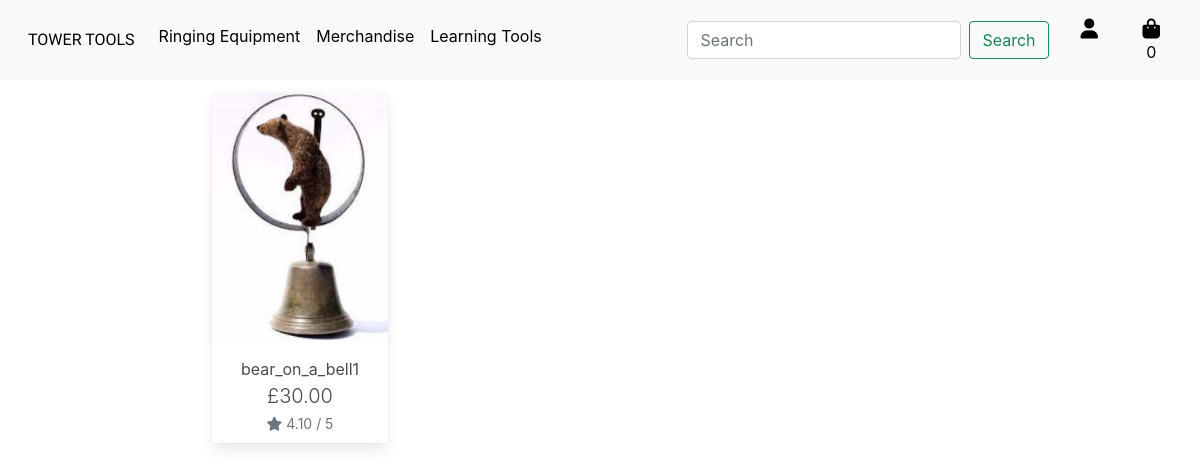
The page /products/merchandise on the database as committed earlier.
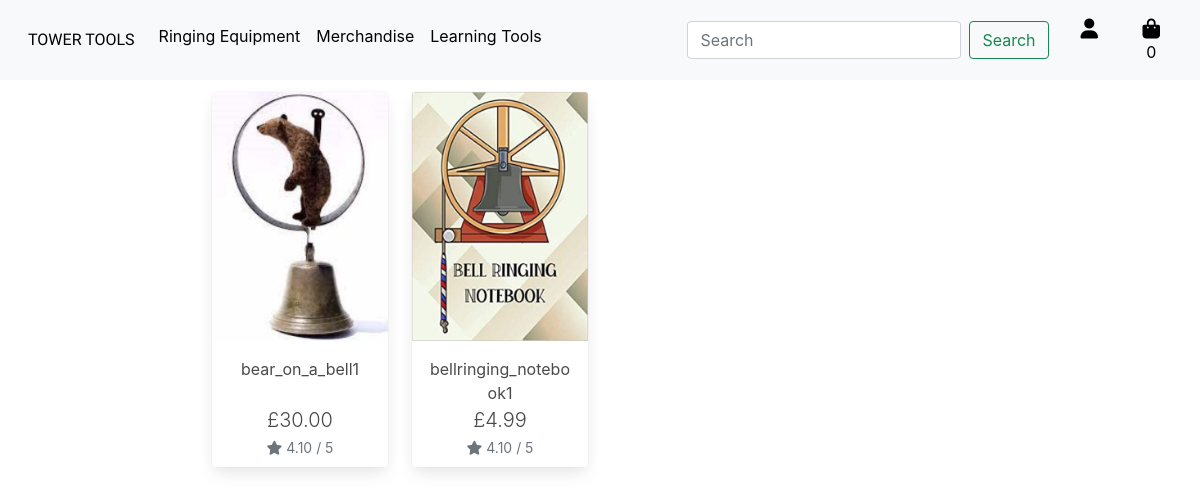
The same page on the database as committed later.
### products/models.py (models this page shows, shortened)
class Product(models.Model):
    category = models.ForeignKey('Category', null=True, blank=True, on_delete=models.SET_NULL)
    sku = models.CharField(max_length=254, null=True, blank=True)
    name = models.CharField(max_length=254)
    friendly_name = models.CharField(max_length=254, null=True, blank=True)
    description = models.TextField()
    rope_size_option = models.BooleanField(default=False, null=True, blank=True)
    price = models.DecimalField(max_digits=6, decimal_places=2)
    rating = models.DecimalField(max_digits=6, decimal_places=2, null=True, blank=True)
    image_url = models.URLField(max_length=1024, null=True, blank=True)
    image = models.ImageField(null=True, blank=True)

### products/views.py (the view)
# urls.py: path('merchandise', views.merchandise, name='products/merchandise'),
def merchandise(request):
    merchandise = Product.objects.filter(category=2)
    context = {
        'merchandise': merchandise,
    }
    return render(request, 'products/merchandise.html', context)

### bag/contexts.py (called while the page is built, shortened)
def bag_contents(request):
    bag_items = []
    free_delivery_threshold = 50
    standard_delivery_percentage = 0.1
    total = 0
    product_count = 0
    bag = request.session.get('bag', {})
    if total < free_delivery_threshold:
        delivery = total * Decimal(standard_delivery_percentage)
        remaining_to_free_del = free_delivery_threshold - total
    else:
        delivery = 0
        remaining_to_free_del = 0
    grand_total = delivery + total
    context = {
        'bag_items': bag_items,
        'total': total,
        'product_count': product_count,
        'delivery': delivery,
        'remaining_to_free_del': remaining_to_free_del,
        'grand_total': grand_total,
    }
    return context

### products/templates/products/merchandise.html (shortened to what this page needs)
{% extends "base.html" %}
{% load static %}
{% block content %}
<div class="container">
    <div class="row">
        <div class="product-container col-10 offset-1">
            <div class="row">
                {% for product in merchandise %}
                    <div class="col-sm-6 col-md-6 col-lg-4 col-xl-3">
                        <div class="card h-100 border-0">
                            {% if product.image %}
                            <a href="{% url 'product_detail' product.id %}">
                                <img class="card-img-top img-fluid" src="/static/imgs/{{ product.image }}" alt="{{ product.name }}">
                            </a>
                            {% else %}
                            <a href="{% url 'product_detail' product.id %}">
                                <img class="card-img-top img-fluid" src="/static/imgs/no_image.jpg" alt="{{ product.name }}">
                            </a>
                            {% endif %}
                            <div class="card-body pb-0">
                                <p class="mb-0 text-center">{{ product.name }}</p>
                            </div>
                            <div class="card-footer pt-0 border-0 text-center m-auto">
                                <div class="row">
                                    <div class="col">
                                        <p class="lead mb-0 text-left font-weight-bold text-center">£{{ product.price }}</p>
                                        {% if product.rating %}
                                            <small class="text-muted text-center"><i class="fas fa-star mr-1"></i>{{ product.rating }} / 5</small>
                                        {% else %}
                                            <small class="text-muted text-center">No Rating</small>
                                        {% endif %}
                                    </div>
                                </div>
                            </div>
                        </div>
                    </div>
                {% endfor %}
            </div>
        </div>
    </div>
</div>
{% endblock %}

### templates/base.html (shortened to what this page needs)
{% load static %}
<!DOCTYPE html>
<html lang="en">
<head>
    {% block corecss %}
        <link rel="stylesheet" href="https://cdnjs.cloudflare.com/ajax/libs/font-awesome/6.0.0-beta3/css/all.min.css" />
        <link href="https://cdn.jsdelivr.net/npm/bootstrap@5.1.3/dist/css/bootstrap.min.css" rel="stylesheet">
        <link rel="stylesheet" href="https://cdn.jsdelivr.net/npm/bulma@0.9.3/css/bulma.min.css">
        <link rel="stylesheet" href="{% static 'css/base.css' %}">
    {% endblock %}
</head>
<body>
  <nav class="navbar navbar-expand-lg navbar-light bg-light">
    <div class="container-fluid">
      <a href="{% url 'home' %}" class="nav-link main-logo-link">
        <h2 class="logo-font text-black my-0">Tower Tools</h2>
      </a>
      <div class="collapse navbar-collapse" id="dropdown_menu">
        <ul class="navbar-nav me-auto mb-2 mb-lg-0">
          <li class="nav-item">
            <a class="nav-link text-black" href="{% url 'products/ringing_equipment' %}">Ringing Equipment</a>
          </li>
          <li class="nav-item">
            <a class="nav-link text-black" href="{% url 'products/merchandise' %}">Merchandise</a>
          </li>
          <li class="nav-item">
            <a class="nav-link text-black" href="{% url 'products/learning_tools' %}">Learning Tools</a>
          </li>
        </ul>
        <form class="d-flex mr-4" method="GET" action="{% url 'search' %}">
          <input class="form-control me-2" type="search" name="q" placeholder="Search" aria-label="Search">
          <button class="btn btn-outline-success" type="submit">Search</button>
        </form>
      </div>
      <ul class="mr-3">
        <li class="dropdown list-inline-item">
          <a class="text-black nav-link" href="#" id="user-options" data-bs-toggle="dropdown" aria-haspopup="true"
            aria-expanded="false">
            <i class="fas fa-user fa-lg"></i>
          </a>
        </li>
        <li class="list-inline-item">
          <a class="{% if in_basket %}text-info font-weight-bold text-black{% else %}text-black{% endif %} nav-link"
            href="{% url 'view_bag' %}">
            <div class="text-center">
              <div><i class="fas fa-shopping-bag fa-lg"></i></div>
              <p class="my-0">
                {% if bag_items %}
                  {{ product_count }}
                {% else %}
                  0
                {% endif %}
              </p>
            </div>
          </a>
        </li>
      </ul>
    </div>
  </nav>
    {% block content %}
    {% endblock %}
</body>
</html>

### static/css/base.css (style rules this page uses)
html { height: 100%; }
.logo-font { text-transform: uppercase; color: black; font-family: 'Stardos Stencil', cursive; }

Rows that differ between the two databases and show on the page:
added Product: image (picture), name "bellringing_notebook1", price "4.99", rating "4.10"
